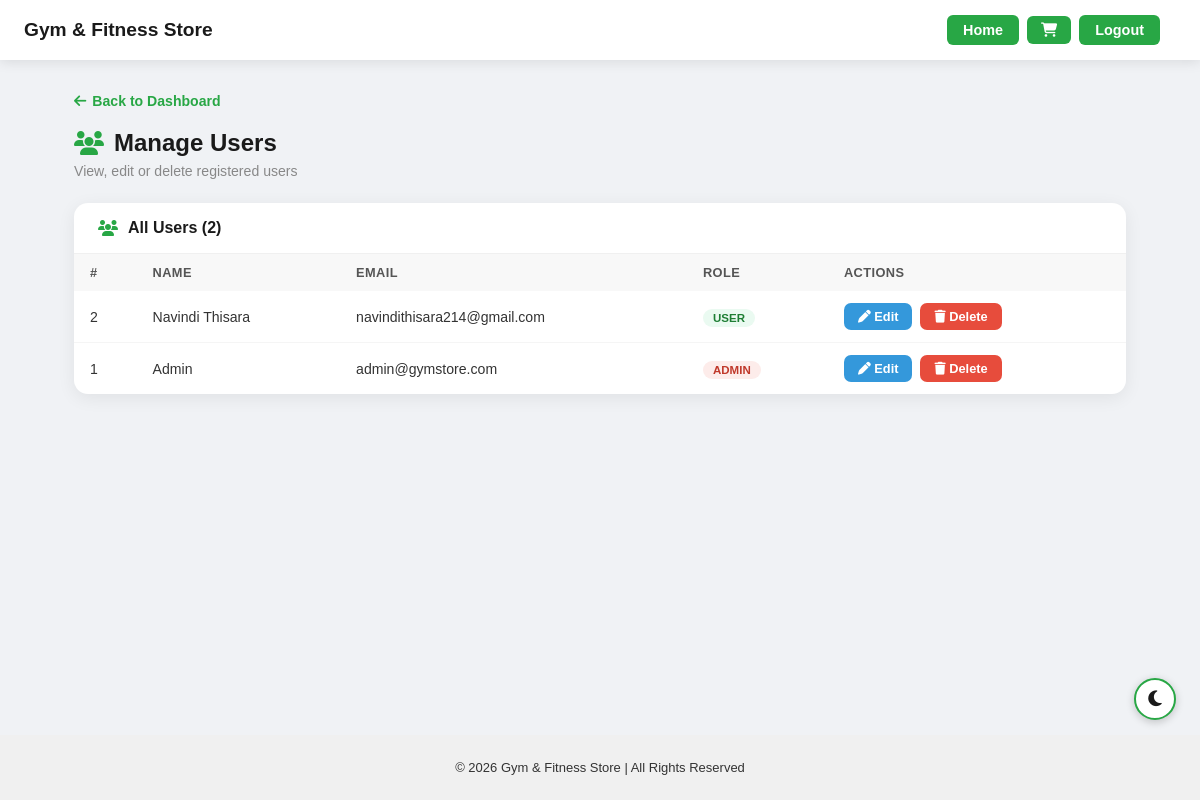
Before: /admin/users.php (signed in) with the older database file.
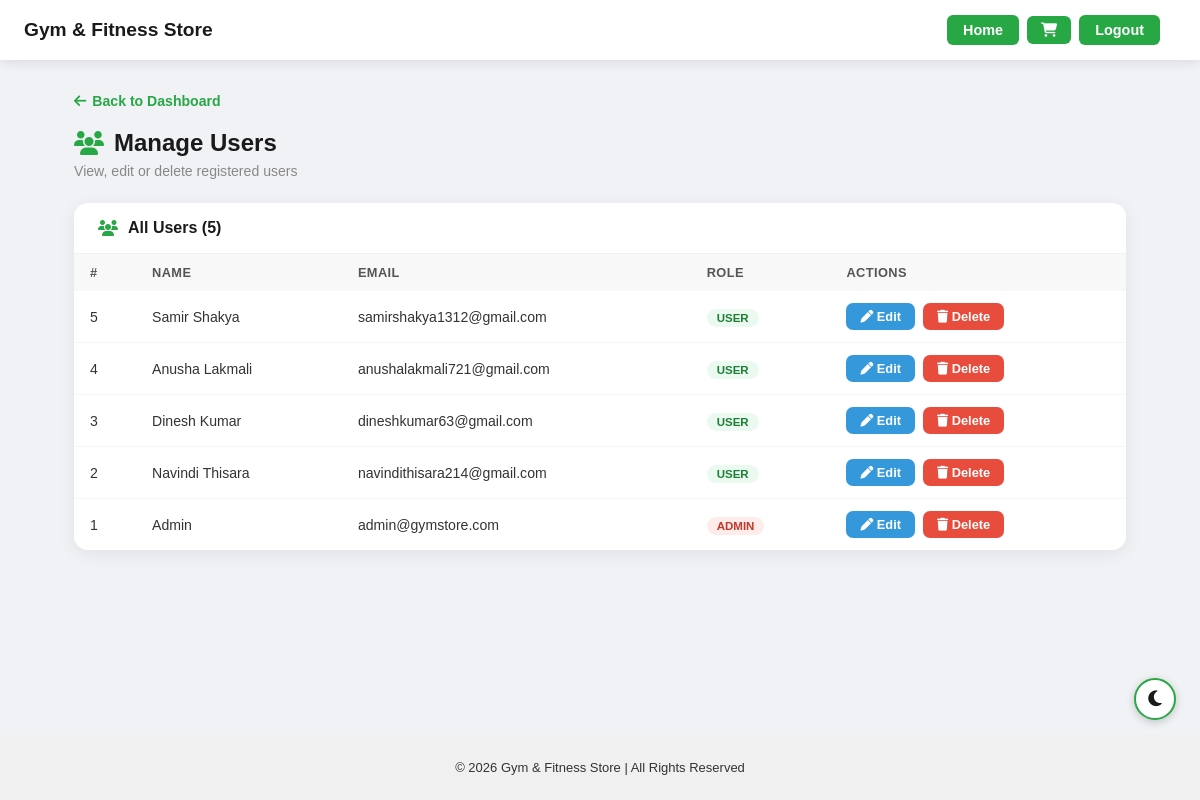
After: the same page with the newer database file.
### tables this page shows
CREATE TABLE `users` (
  `id` int(11) NOT NULL,
  `name` varchar(100) NOT NULL,
  `email` varchar(100) NOT NULL,
  `password` varchar(255) NOT NULL,
  `role` enum('user','admin') DEFAULT 'user'
);

### admin/users.php (the view, shortened to what this page needs)
<?php
include("../config/db.php");
$users = $conn->query("SELECT * FROM users ORDER BY id DESC");
?>
<!DOCTYPE html><html lang="en"><head><meta charset="UTF-8"><meta name="viewport" content="width=device-width, initial-scale=1.0">
<link rel="stylesheet" href="../assets/style.css">
<link rel="stylesheet" href="https://cdnjs.cloudflare.com/ajax/libs/font-awesome/6.5.1/css/all.min.css">
</head><body class="light-mode">
<?php include("../includes/header.php"); ?>
<div class="page-outer">
<div class="admin-wrap">
    <a href="dashboard.php" class="back-link"><i class="fa-solid fa-arrow-left"></i> Back to Dashboard</a>
    <h2 class="page-title"><i class="fa-solid fa-users"></i> Manage Users</h2>
    <p class="page-sub">View, edit or delete registered users</p>
    <div class="section-card">
        <div class="section-card-header"><i class="fa-solid fa-users"></i><h3>All Users (<?= $users->num_rows ?>)</h3></div>
        <table>
            <thead><tr><th>#</th><th>Name</th><th>Email</th><th>Role</th><th>Actions</th></tr></thead>
            <tbody>
            <?php while($u = $users->fetch_assoc()): ?>
            <tr>
                <td><?= $u['id'] ?></td>
                <td><?= htmlspecialchars($u['name']) ?></td>
                <td><?= htmlspecialchars($u['email']) ?></td>
                <td><span class="role-badge <?= $u['role'] ?>"><?= $u['role'] ?></span></td>
                <td><div class="action-btns">
                    <a href="edit_user.php?id=<?= $u['id'] ?>" class="btn-edit"><i class="fa-solid fa-pen"></i> Edit</a>
                    <a href="delete_user.php?id=<?= $u['id'] ?>" class="btn-delete" onclick="return confirm('Delete this user?')"><i class="fa-solid fa-trash"></i> Delete</a>
                </div></td>
            </tr>
            <?php endwhile; ?>
            </tbody>
        </table>
    </div>
</div>
<div class="mode-toggle-container"><button id="mode-toggle"><i class="fa-solid fa-moon"></i></button></div>
</div>
<?php include("../includes/footer.php"); ?>
</body></html>

### includes/header.php (shortened to what this page needs)
<?php
$currentPage = basename($_SERVER['PHP_SELF']);
$isLanding   = $currentPage === 'index.php';
$isHome      = $currentPage === 'home.php';
$userLogged  = isset($_SESSION['user']);
$scriptDir = str_replace('\\', '/', dirname($_SERVER['PHP_SELF']));
$scriptDir = trim($scriptDir, '/');
$depth     = ($scriptDir === '') ? 0 : substr_count($scriptDir, '/') + 1;
$root      = str_repeat('../', $depth);
?>
<header class="main-header">
    <div class="logo">Gym &amp; Fitness Store</div>
    <nav id="mainNav">
        <ul>
            <?php if($isLanding): ?>
                <li><a href="auth/login.php"    class="btn-header">Login</a></li>
                <li><a href="auth/register.php" class="btn-header">Register</a></li>
            <?php else: ?>
                <?php if(!$isHome): ?>
                    <?php if($userLogged): ?>
                        <li><a href="<?= $root ?>/gym-store/user/home.php" class="btn-header">Home</a></li>
                    <?php else: ?>
                        <li><a href="<?= $root ?>/gym-store/index.php" class="btn-header">Home</a></li>
                    <?php endif; ?>
                <?php endif; ?>
                <?php if($userLogged): ?>
                    <li>
                        <a href="<?= $root ?>/gym-store/user/cart.php" class="btn-cart-header" title="Cart">
                            <i class="fa-solid fa-cart-shopping"></i>
                        </a>
                    </li>
                    <li><a href="<?= $root ?>/gym-store/auth/logout.php" class="btn-header">Logout</a></li>
                <?php endif; ?>
            <?php endif; ?>
        </ul>
    </nav>
</header>

### includes/footer.php
<footer class="main-footer">
    <div class="footer-content">
        <p>&copy; <?= date('Y') ?> Gym & Fitness Store | All Rights Reserved</p>
    </div>
</footer>

### assets/style.css (style rules this page uses)
body, html { margin:0; padding:0; font-family: Arial, sans-serif; transition: background 0.3s, color 0.3s; }
a { text-decoration:none; }
button { cursor:pointer; }
.main-header { width:100%; background:#1a1a1a; color:#fff; display:flex; align-items:center; padding:0 24px; height: 60px; z-index:1000; box-shadow:0 2px 10px rgba(0,0,0,0.2); box-sizing: border-box; flex-shrink: 0; }
.main-header .logo { font-size:20px; font-weight:bold; color:#fff !important; white-space: nowrap; flex-shrink: 0; }
.main-header nav { margin-left:auto; padding-right:40px; }
.main-header nav ul { display:flex; list-style:none; margin:0; padding:0; align-items:center; gap:10px; }
.btn-header { padding:8px 16px; border-radius:5px; background:#28a745; color:#fff !important; font-weight:bold; font-size:0.9rem; transition:background 0.3s; }
.main-footer { text-align:center; padding:8px 10px; font-size:13px; flex-shrink:0; transition:background 0.3s,color 0.3s; }
body.light-mode .main-footer { background:#f0f0f0 !important; color:#333 !important; }
body.light-mode { background:#f4f4f4; color:#222; }
body.light-mode .main-header { background:#ffffff !important; box-shadow:0 2px 12px rgba(0,0,0,0.10) !important; }
body.light-mode .main-header .logo { color:#1a1a1a !important; }
body.light-mode .btn-header, body.dark-mode .btn-header { color:#fff !important; }

### admin/users.php (style rules this page uses)
*,*::before,*::after { box-sizing:border-box; }
body { margin:0;min-height:100vh;display:flex;flex-direction:column;font-family:'Arial',sans-serif;transition:background 0.3s,color 0.3s; }
body.light-mode { background:#f0f2f5;color:#222; }
.page-outer { flex:1;position:relative;display:flex;flex-direction:column; }
.admin-wrap { flex:1;max-width:1100px;margin:0 auto;width:100%;padding:32px 24px 60px; }
.page-title { font-size:1.5rem;font-weight:700;margin:0 0 6px;color:#1a1a1a;display:flex;align-items:center;gap:10px; }
.page-title i { color:#28a745; }
.page-sub { color:#888;font-size:0.88rem;margin:0 0 24px; }
.back-link { display:inline-flex;align-items:center;gap:6px;color:#28a745;text-decoration:none;font-size:0.88rem;font-weight:600;margin-bottom:20px; }
.section-card { background:#fff;border-radius:14px;box-shadow:0 4px 18px rgba(0,0,0,0.07);overflow:hidden; }
.section-card-header { padding:16px 24px;border-bottom:1.5px solid #f0f0f0;display:flex;align-items:center;gap:10px; }
.section-card-header h3 { margin:0;font-size:1rem;font-weight:700;color:#1a1a1a; }
.section-card-header i { color:#28a745; }
table { width:100%;border-collapse:collapse; }
th { background:#f8f8f8;padding:11px 16px;font-size:0.8rem;font-weight:700;color:#555;text-align:left;text-transform:uppercase;letter-spacing:0.4px; }
td { padding:12px 16px;font-size:0.88rem;color:#333;border-bottom:1px solid #f5f5f5; }
tr:last-child td { border-bottom:none; }
.role-badge { padding:3px 10px;border-radius:20px;font-size:0.72rem;font-weight:700;text-transform:uppercase; }
.role-badge.admin { background:#fdecea;color:#c0392b; }
.role-badge.user { background:#eafaf1;color:#1e7e34; }
.action-btns { display:flex;gap:8px; }
.btn-edit { padding:6px 14px;background:#3498db;color:#fff;border-radius:7px;text-decoration:none;font-size:0.8rem;font-weight:600;transition:background 0.2s; }
.btn-delete { padding:6px 14px;background:#e74c3c;color:#fff;border-radius:7px;text-decoration:none;font-size:0.8rem;font-weight:600;transition:background 0.2s; }
.mode-toggle-container { position:fixed;bottom:80px;right:24px;z-index:999; }
#mode-toggle { font-size:18px;width:42px;height:42px;border-radius:50%;border:2px solid #28a745;background:#fff;color:#1a1a1a;cursor:pointer;display:flex;align-items:center;justify-content:center;transition:background 0.3s,color 0.3s,border-color 0.3s;box-shadow:0 2px 8px rgba(0,0,0,0.2); }
.main-footer { text-align:center;padding:12px 10px;font-size:13px;flex-shrink:0;transition:background 0.3s,color 0.3s; }
body.light-mode .main-footer { background:#f0f0f0;color:#555; }

Changed rows visible on the page:
added users: id "5", name "Samir Shakya", email "samirshakya1312@gmail.com", role "USER"
added users: id "4", name "Anusha Lakmali", email "anushalakmali721@gmail.com", role "USER"
added users: id "3", name "Dinesh Kumar", email "dineshkumar63@gmail.com", role "USER"
Other visible differences:
$users->num_rows: "2" → "5"
